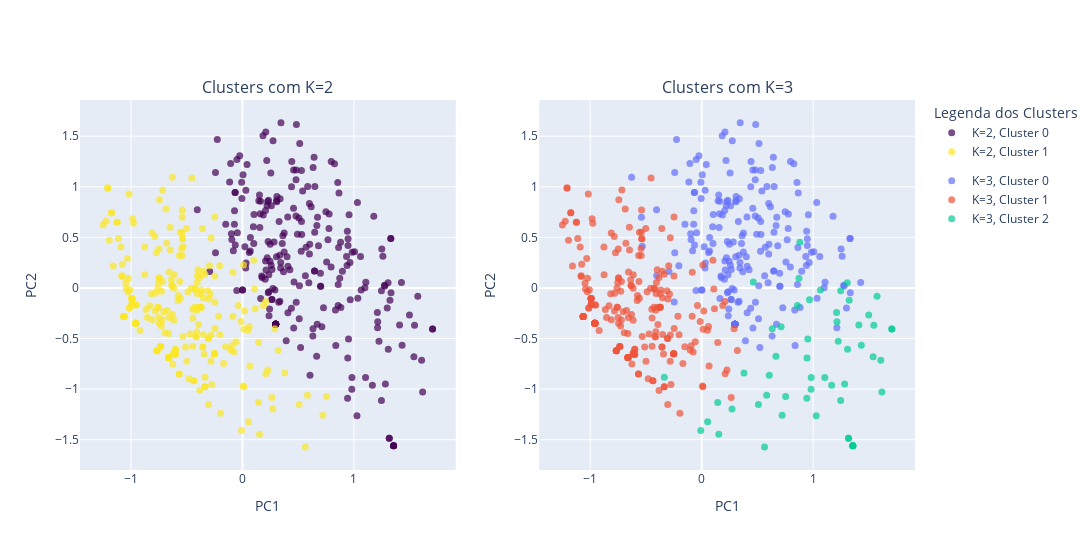

The notebook cell saved with this chart:
### Code cell
# Grafico Comparativo de K2 e k3
fig = make_subplots(rows=1, cols=2, subplot_titles=('Clusters com K=2', 'Clusters com K=3'))
unique_clusters_k2 = sorted(df_clusters_k2['Cluster'].unique())
if len(unique_clusters_k2) > 1:
    colors_k2 = pcolors.sample_colorscale("Viridis", np.linspace(0, 1, len(unique_clusters_k2)))
elif len(unique_clusters_k2) == 1:
    colors_k2 = [pcolors.sample_colorscale("Viridis", 0.5)[0]]
else:
    colors_k2 = []
for i, cluster_val in enumerate(unique_clusters_k2):
    df_subset = df_clusters_k2[df_clusters_k2['Cluster'] == cluster_val]
    fig.add_trace(go.Scatter(
        x=df_subset['PC1'],
        y=df_subset['PC2'],
        mode='markers',
        marker=dict(
            color=colors_k2[i],
            opacity=0.7,
            size=7
        ),
        name=f'K=2, Cluster {cluster_val}',
        legendgroup='k2_group'
    ), row=1, col=1)
unique_clusters_k3 = sorted(df_clusters_k3['Cluster'].unique())
qualitative_palette_for_k3 = pcolors.qualitative.Plotly
if len(unique_clusters_k3) > 0:
    colors_k3 = [qualitative_palette_for_k3[j % len(qualitative_palette_for_k3)] for j in range(len(unique_clusters_k3))]
else:
    colors_k3 = []

for i, cluster_val in enumerate(unique_clusters_k3):
    df_subset = df_clusters_k3[df_clusters_k3['Cluster'] == cluster_val]
    fig.add_trace(go.Scatter(
        x=df_subset['PC1'],
        y=df_subset['PC2'],
        mode='markers',
        marker=dict(
            color=colors_k3[i],
            opacity=0.7,
            size=7
        ),
        name=f'K=3, Cluster {cluster_val}',
        legendgroup='k3_group'
    ), row=1, col=2)
fig.update_xaxes(title_text="PC1", row=1, col=1)
fig.update_yaxes(title_text="PC2", row=1, col=1)
fig.update_xaxes(title_text="PC1", row=1, col=2)
fig.update_yaxes(title_text="PC2", row=1, col=2)
fig.update_layout(
    width=1300,
    height=550,
    legend_title_text='Legenda dos Clusters',
    hovermode='closest'
)
fig.show()

### Figure 1 — Plotly figure (JSON) as saved in the notebook; plotly's stock layout.template omitted (floating-point values rounded to 4 significant figures; data arrays with more than 128 entries replaced by an {"elided": "..."} marker saying what was removed)
{"data": [{"legendgroup": "k2_group", "marker": {"color": "rgb(68, 1, 84)", "opacity": 0.7, "size": 7}, "mode": "markers", "name": "K=2, Cluster 0", "type": "scatter", "x": {"elided": "243 float values"}, "xaxis": "x", "y": {"elided": "243 float values"}, "yaxis": "y"}, {"legendgroup": "k2_group", "marker": {"color": "rgb(253, 231, 37)", "opacity": 0.7, "size": 7}, "mode": "markers", "name": "K=2, Cluster 1", "type": "scatter", "x": {"elided": "252 float values"}, "xaxis": "x", "y": {"elided": "252 float values"}, "yaxis": "y"}, {"legendgroup": "k3_group", "marker": {"color": "#636EFA", "opacity": 0.7, "size": 7}, "mode": "markers", "name": "K=3, Cluster 0", "type": "scatter", "x": {"elided": "206 float values"}, "xaxis": "x2", "y": {"elided": "206 float values"}, "yaxis": "y2"}, {"legendgroup": "k3_group", "marker": {"color": "#EF553B", "opacity": 0.7, "size": 7}, "mode": "markers", "name": "K=3, Cluster 1", "type": "scatter", "x": {"elided": "234 float values"}, "xaxis": "x2", "y": {"elided": "234 float values"}, "yaxis": "y2"}, {"legendgroup": "k3_group", "marker": {"color": "#00CC96", "opacity": 0.7, "size": 7}, "mode": "markers", "name": "K=3, Cluster 2", "type": "scatter", "x": [1.165, 1.355, 1.355, 0.7526, 0.0532, 1.498, 1.323, 0.6655, 0.4626, 1.104, -0.3354, 0.8582, 0.9819, 1.355, 1.543, 0.9444, 0.1436, 1.317, -0.008514, 0.6325, 0.2718, 0.5636, 1.306, 0.7123, 1.308, 0.7212, 0.9666, 1.705, 1.432, 0.5085, 1.355, 1.282, 0.6059, 1.027, 0.379, 1.246, 1.616, 1.573, 0.9807, 0.8724, 0.1531, 1.213, 0.9513, 1.064, 1.246, 1.409, 1.21, 1.607, 0.9427, 1.705, 1.317, 0.5827, 1.224, 1.538, 0.8802], "xaxis": "x2", "y": [-0.9608, -1.559, -1.559, -1.073, -1.322, -0.2685, -0.1205, -0.6753, 0.06018, -0.8845, -0.8818, -0.1729, -0.8846, -1.559, -0.3676, -0.6924, -1.132, -1.486, -1.408, -0.4022, -1.195, -1.573, 0.05098, -0.383, -0.6052, -1.258, -0.1174, -0.4052, -0.5674, -1.151, -1.559, -0.9496, -0.8623, -1.263, -0.8402, -1.112, -1.029, -0.08099, -1.002, 0.09614, -1.446, -0.3329, -0.5034, -0.02066, -0.02858, -0.3661, -0.2432, -0.7156, -1.091, -0.4052, -1.486, -1.061, -0.5274, -0.6812, 0.4509], "yaxis": "y2"}], "layout": {"annotations": [{"font": {"size": 16}, "showarrow": false, "text": "Clusters com K=2", "x": 0.225, "xanchor": "center", "xref": "paper", "y": 1, "yanchor": "bottom", "yref": "paper"}, {"font": {"size": 16}, "showarrow": false, "text": "Clusters com K=3", "x": 0.775, "xanchor": "center", "xref": "paper", "y": 1, "yanchor": "bottom", "yref": "paper"}], "height": 550, "hovermode": "closest", "legend": {"title": {"text": "Legenda dos Clusters"}}, "width": 1300, "xaxis": {"anchor": "y", "domain": [0, 0.45], "title": {"text": "PC1"}}, "xaxis2": {"anchor": "y2", "domain": [0.55, 1], "title": {"text": "PC1"}}, "yaxis": {"anchor": "x", "domain": [0, 1], "title": {"text": "PC2"}}, "yaxis2": {"anchor": "x2", "domain": [0, 1], "title": {"text": "PC2"}}}}
